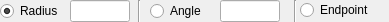
<?xml version="1.0" encoding="UTF-8"?>
<ui version="4.0">
 <class>QG_ArcTangentialOptions</class>
 <widget class="QWidget" name="QG_ArcTangentialOptions">
  <property name="geometry">
   <rect>
    <x>0</x>
    <y>0</y>
    <width>389</width>
    <height>22</height>
   </rect>
  </property>
  <property name="sizePolicy">
   <sizepolicy hsizetype="Fixed" vsizetype="Fixed">
    <horstretch>0</horstretch>
    <verstretch>0</verstretch>
   </sizepolicy>
  </property>
  <property name="minimumSize">
   <size>
    <width>389</width>
    <height>22</height>
   </size>
  </property>
  <property name="windowTitle">
   <string>Tangential Arc Options</string>
  </property>
  <widget class="Line" name="sep1">
   <property name="geometry">
    <rect>
     <x>124</x>
     <y>0</y>
     <width>31</width>
     <height>24</height>
    </rect>
   </property>
   <property name="sizePolicy">
    <sizepolicy hsizetype="Fixed" vsizetype="Minimum">
     <horstretch>0</horstretch>
     <verstretch>0</verstretch>
    </sizepolicy>
   </property>
   <property name="frameShape">
    <enum>QFrame::VLine</enum>
   </property>
   <property name="frameShadow">
    <enum>QFrame::Sunken</enum>
   </property>
  </widget>
  <widget class="QLineEdit" name="leRadius">
   <property name="geometry">
    <rect>
     <x>70</x>
     <y>0</y>
     <width>60</width>
     <height>22</height>
    </rect>
   </property>
   <property name="sizePolicy">
    <sizepolicy hsizetype="Ignored" vsizetype="Fixed">
     <horstretch>0</horstretch>
     <verstretch>0</verstretch>
    </sizepolicy>
   </property>
   <property name="toolTip">
    <string>Radius of the tangential arc</string>
   </property>
  </widget>
  <widget class="QLineEdit" name="leAngle">
   <property name="geometry">
    <rect>
     <x>220</x>
     <y>0</y>
     <width>60</width>
     <height>22</height>
    </rect>
   </property>
   <property name="sizePolicy">
    <sizepolicy hsizetype="Ignored" vsizetype="Fixed">
     <horstretch>0</horstretch>
     <verstretch>0</verstretch>
    </sizepolicy>
   </property>
   <property name="toolTip">
    <string>Total subtending angle of the tangential arc</string>
   </property>
  </widget>
  <widget class="QRadioButton" name="rbRadius">
   <property name="geometry">
    <rect>
     <x>0</x>
     <y>0</y>
     <width>70</width>
     <height>22</height>
    </rect>
   </property>
   <property name="text">
    <string extracomment="Draw Tangential Arc by the given radius">Radius</string>
   </property>
   <property name="iconSize">
    <size>
     <width>12</width>
     <height>12</height>
    </size>
   </property>
   <property name="checked">
    <bool>true</bool>
   </property>
  </widget>
  <widget class="QRadioButton" name="rbAngle">
   <property name="geometry">
    <rect>
     <x>150</x>
     <y>0</y>
     <width>65</width>
     <height>22</height>
    </rect>
   </property>
   <property name="text">
    <string extracomment="Draw Tangential Arc by the given radius">Angle</string>
   </property>
   <property name="iconSize">
    <size>
     <width>12</width>
     <height>12</height>
    </size>
   </property>
  </widget>
  <widget class="Line" name="sep1_2">
   <property name="geometry">
    <rect>
     <x>280</x>
     <y>0</y>
     <width>31</width>
     <height>24</height>
    </rect>
   </property>
   <property name="sizePolicy">
    <sizepolicy hsizetype="Fixed" vsizetype="Minimum">
     <horstretch>0</horstretch>
     <verstretch>0</verstretch>
    </sizepolicy>
   </property>
   <property name="frameShape">
    <enum>QFrame::VLine</enum>
   </property>
   <property name="frameShadow">
    <enum>QFrame::Sunken</enum>
   </property>
  </widget>
  <widget class="QRadioButton" name="rbEndpoint">
   <property name="geometry">
    <rect>
     <x>300</x>
     <y>0</y>
     <width>81</width>
     <height>20</height>
    </rect>
   </property>
   <property name="text">
    <string>Endpoint</string>
   </property>
  </widget>
 </widget>
 <layoutdefault spacing="6" margin="11"/>
 <tabstops>
  <tabstop>leRadius</tabstop>
  <tabstop>leAngle</tabstop>
 </tabstops>
 <resources/>
 <connections>
  <connection>
   <sender>leRadius</sender>
   <signal>textChanged(QString)</signal>
   <receiver>QG_ArcTangentialOptions</receiver>
   <slot>updateRadius(QString)</slot>
   <hints>
    <hint type="sourcelabel">
     <x>70</x>
     <y>20</y>
    </hint>
    <hint type="destinationlabel">
     <x>20</x>
     <y>20</y>
    </hint>
   </hints>
  </connection>
  <connection>
   <sender>leAngle</sender>
   <signal>textChanged(QString)</signal>
   <receiver>QG_ArcTangentialOptions</receiver>
   <slot>updateAngle(QString)</slot>
   <hints>
    <hint type="sourcelabel">
     <x>70</x>
     <y>20</y>
    </hint>
    <hint type="destinationlabel">
     <x>20</x>
     <y>20</y>
    </hint>
   </hints>
  </connection>
 </connections>
</ui>
